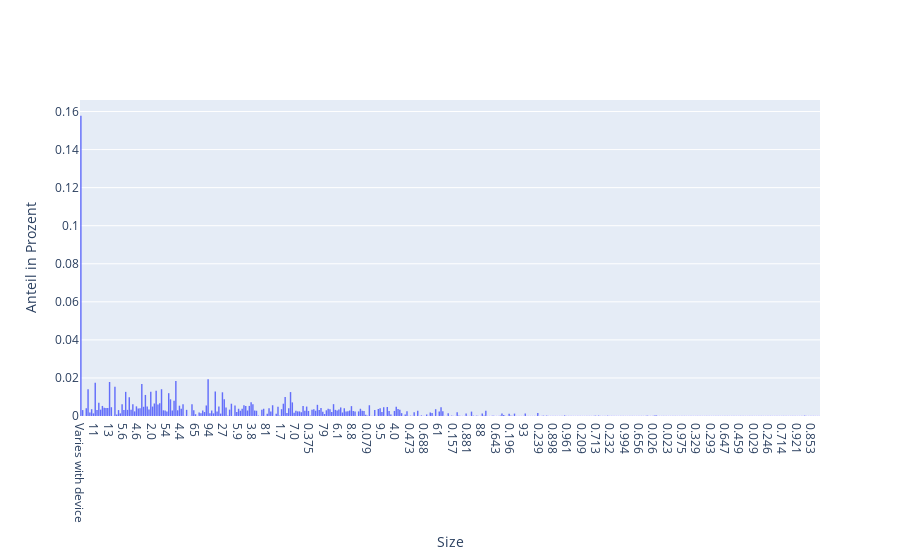

Source (notebook cell):
### Code cell
data = [
    go.Histogram( x = X_train['Size'], histnorm='probability')
    ]

fig = go.Figure(data)
fig.update_xaxes(title_text='Size')
fig.update_yaxes(title_text='Anteil in Prozent')
fig.show()

### Figure 1 — Plotly figure (JSON) as saved in the notebook; plotly's stock layout.template omitted (floating-point values rounded to 4 significant figures; data arrays with more than 128 entries replaced by an {"elided": "..."} marker saying what was removed)
{"data": [{"histnorm": "probability", "x": {"elided": "8672 str values"}, "type": "histogram"}], "layout": {"xaxis": {"title": {"text": "Size"}}, "yaxis": {"title": {"text": "Anteil in Prozent"}}}}
